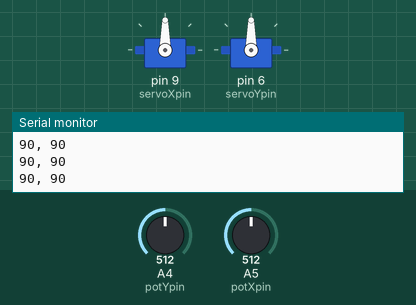
Simulated run of this sketch. Board: Arduino Uno, built with avr-gcc and run on an emulated ATmega328P. Parts: 2 × servo, the last lines printed to the serial monitor. Inputs (shaded band) come from the test bench; at power-on: A4 (potYpin) = 512, A5 (potXpin) = 512.

Above: at 1.2 s.
1.3 s: A4 (potYpin) set to 62
At 1.8 s:
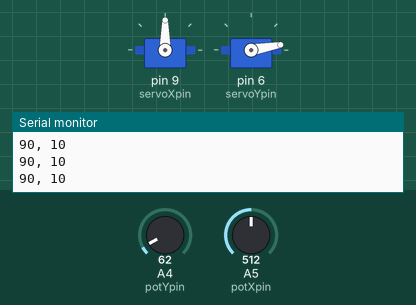
2.8 s: A4 (potYpin) set to 53
At 4.1 s:
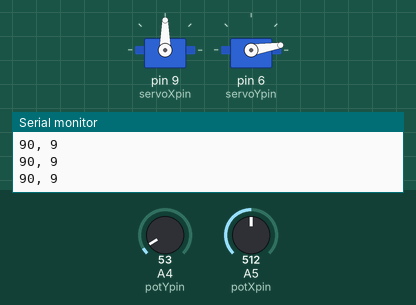
5.8 s: A5 (potXpin) set to 552
At 6.4 s:
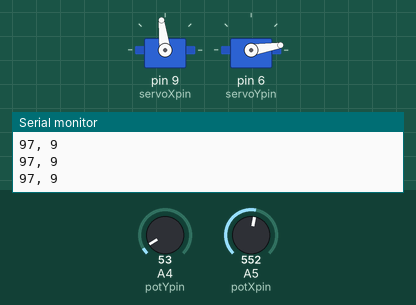
8.8 s: A5 (potXpin) set to 585
At 9.9 s:
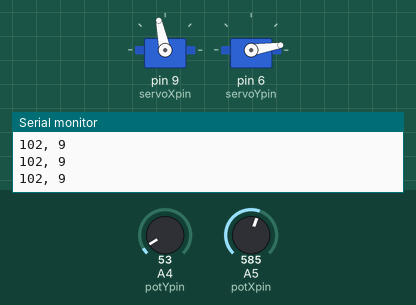
10.3 s: A4 (potYpin) set to 122
At 11.1 s:
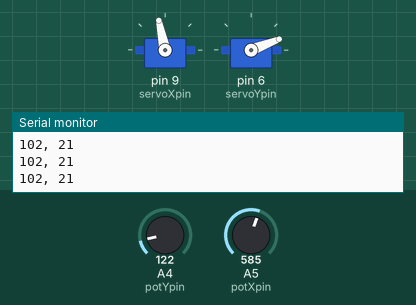
11.8 s: A5 (potXpin) set to 511
At 12.1 s:
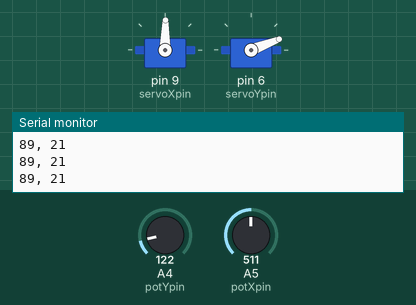
Timing chart, 0 to 14.3 s (numbered marks = the images above; inputs shaded):
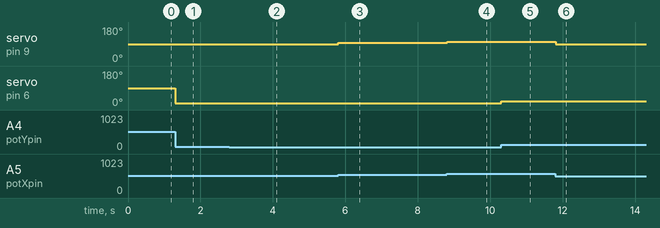

The sketch:

Root_Bot_X_Y.ino
```cpp
#include <Servo.h>

// create an instance of the Servo object
Servo x;
Servo y;
int servoXpin = 9;
int servoYpin = 6;

// what pins are the pots on
int potXpin = 5;
int potYpin = 4;

void setup() {
  // analog pins dont need to be set up

  Serial.begin(9600);

  // prep the servo for use
  x.attach(servoXpin);
  y.attach(servoYpin);
}

void loop() {
  // read the potentiometerz and store to valz
  int valX = analogRead(potXpin);
  int valY = analogRead(potYpin);

  // convert the rangez to 0->180
  valX = map(valX, 0, 1023, 0, 180);
  valY = map(valY, 0, 1023, 0, 180);

  Serial.print(valX);
  Serial.print(", ");
  Serial.println(valY);

  // rotate the servoz!
  x.write(valX);
  y.write(valY);

  delay(10);
}
```

Measured:
- after the input at 1.3 s, servo on pin 6 (servoYpin): 90° → 10° at once
- after the input at 2.8 s, servo on pin 6 (servoYpin): 10° → 9° at once
- after the input at 5.8 s, servo on pin 9 (servoXpin): 90° → 97° at once
- after the input at 8.8 s, servo on pin 9 (servoXpin): 97° → 102° at once
- after the input at 10.3 s, servo on pin 6 (servoYpin): 9° → 21° at once
- after the input at 11.8 s, servo on pin 9 (servoXpin): 102° → 89° at once
